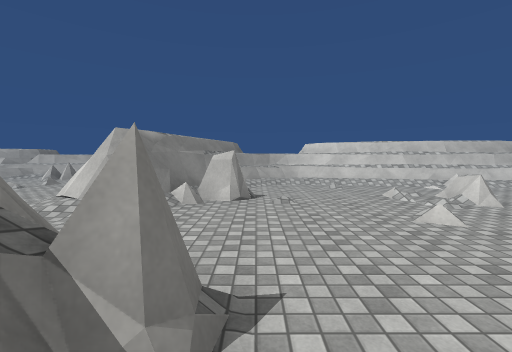
view 1 (above)

15 first-person views from a walk through a 3-D level made in the Unity game engine. The camera is 1.2 m above the floor, tilts 4° down and sees 90° across. The floor is counted in squares, 2 m on a side. Each view is taken from the middle of a square. On the plan, view 1 faces up. The plan holds only what a view shows up to about 9 squares ahead; the rest is blank. The place goes on beyond the plan. The player character is not drawn. Surface patterns are stand-ins for the level's own textures.

view 2
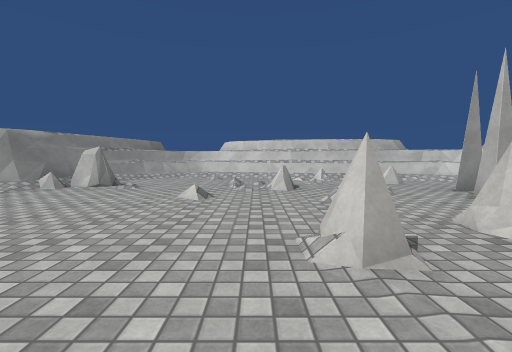

view 3
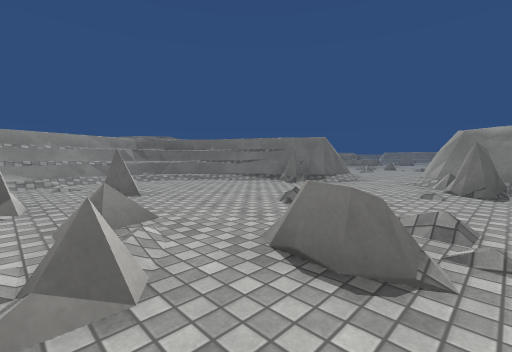

view 4
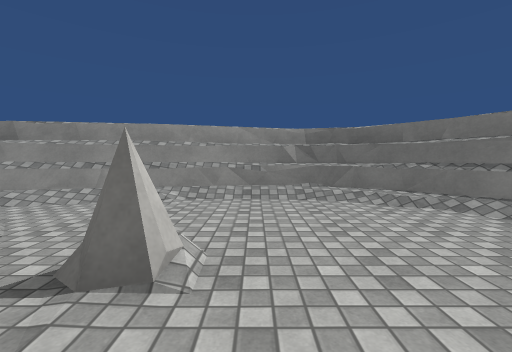

view 5
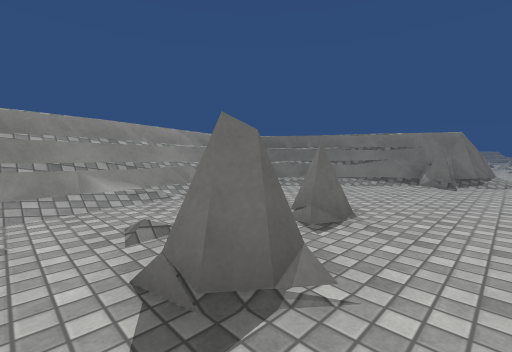

view 6
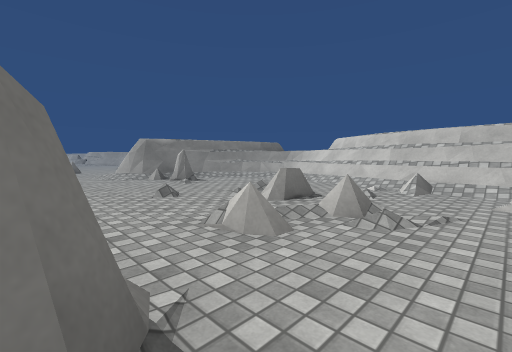

view 7
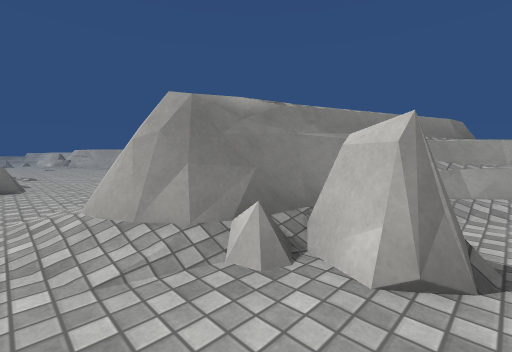

view 8
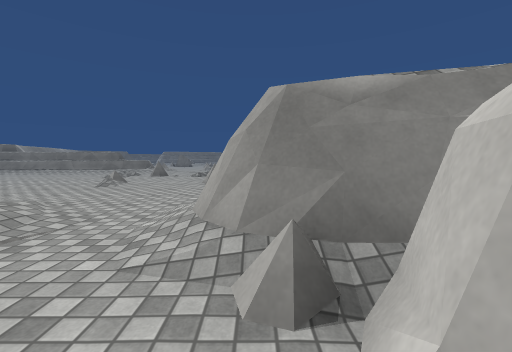

view 9
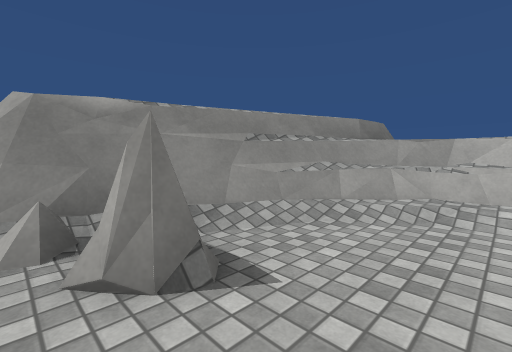

view 10
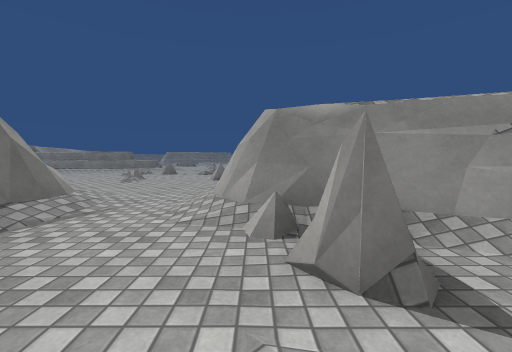

view 11
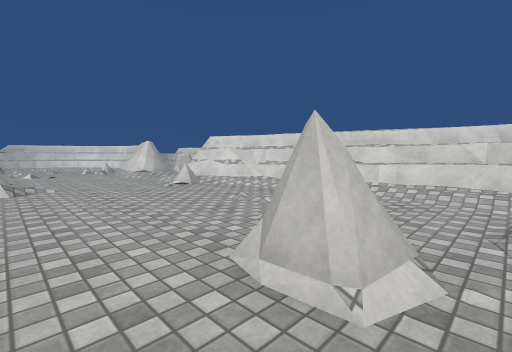

view 12
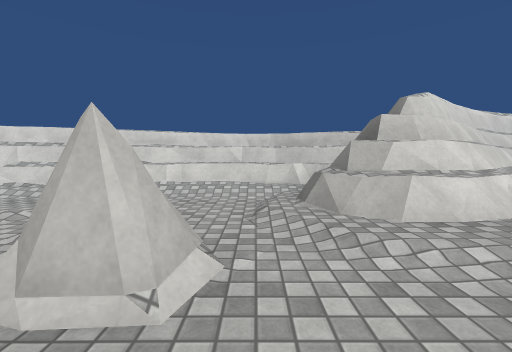

view 13
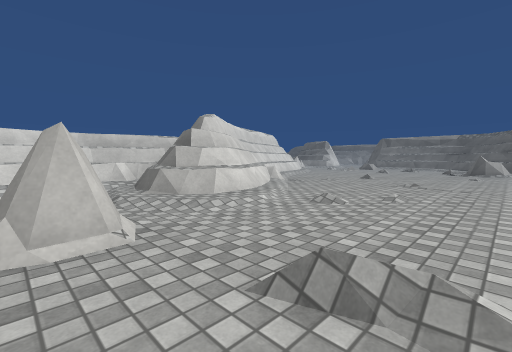

view 14
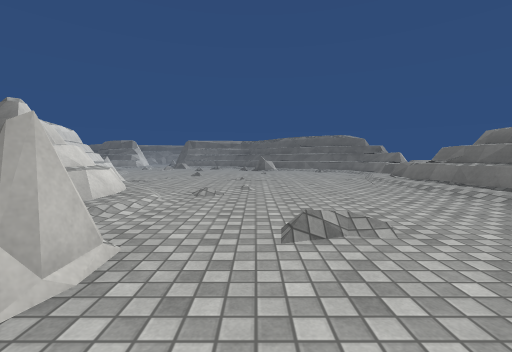

view 15
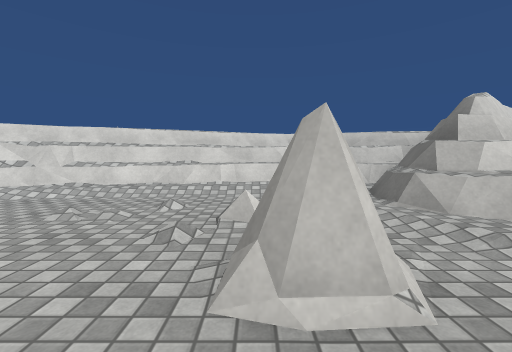

### Floor plan
Key: @ floor where view 1 was taken; # wall or solid block; . main floor; : floor 0.25 m higher than the main floor; / step, stairs or slope; = window, fence, low wall or low ledge; ^ raised ledge; O other object.
Columns run from 11 left of view 1 to 6 right of it. Each row starts with its distance up from view 1.
  9   ^^=     #^ #
  8    ..#    #^^^##
  7     ...   #^//^###
  6      ... ##../. #.
  5 ......../##.../..=
  4 ......../##.../=.
  3   ...=..//.../.=.O
  2   ......./=.......
  1   =..=../##/....#.
  0   //....=##@......
 -1    ....../##/.....
 -2   ......./##^//^^#
 -3   ......//^######
 -4   /...#=./^##
 -5   /.....//^^#
 -6   /..../^^^^
 -7  ^/.../^####
 -8 #^:.././^##
 -9 ^^:...../##
-10  ^/....../##
-11  ^........^#
-12 #/......../#
-13     .....
-14     ....
-15     /#.
-16     ^
-17     #

Where each view was taken, in squares from view 1:
view 1: 0 up, 0 right, facing up
view 2: 1 down, 3 right, facing up
view 3: 5 up, 5 right, facing down-left
view 4: 2 up, 3 right, facing down
view 5: 2 up, 6 right, facing down-left
view 6: 1 up, 6 right, facing up-left
view 7: 3 up, 0 right, facing up-left
view 8: 4 up, 0 right, facing left
view 9: 4 up, 1 right, facing up-left
view 10: 4 up, 1 right, facing left
view 11: 5 down, 6 left, facing up-right
view 12: 5 down, 6 left, facing right
view 13: 4 down, 7 left, facing down-right
view 14: 3 down, 6 left, facing down
view 15: 4 down, 6 left, facing right
